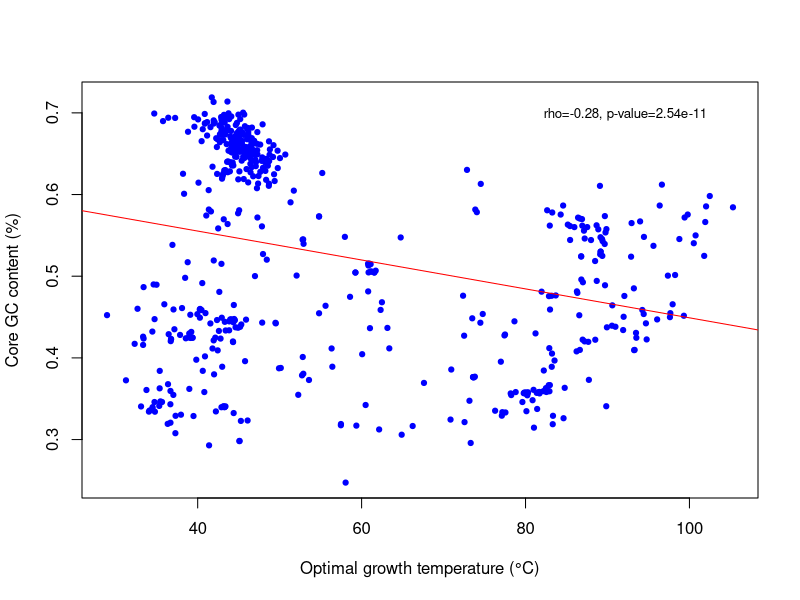

The R script that drew this image:
#Figure 9

data1 <- read.csv("GC_all_prop.csv",header=T)
attach(data1)

Temp<-unlist(data1[2])
core.gc<-unlist(data1[5])

pdf("Fig9_Topt_Core_GC.pdf")
plot(Temp,core.gc,pch=19,cex=0.7,xlab="Optimal growth temperature (°C)",ylab="Core GC content (%)",col="blue") #Make a plot for this aswell - to show correlation/interaction

abline(lm(core.gc~Temp),col="red")

ct2 <-cor.test(Temp,core.gc)
ct2.p<-ct2$p.value
ct2.rho<-ct2$estimate

#Significant figures
ctrho2 <- signif(ct2.rho, digits =3)
ctp2 <- signif(ct2.p, digits =3)

txt2<-paste("rho=",ctrho2,", p-value=",ctp2,sep="")
mtext(txt2,side=3,adj=0.9,line=-2,cex=0.8)

cor.test(Temp,core.gc)

dev.off()



